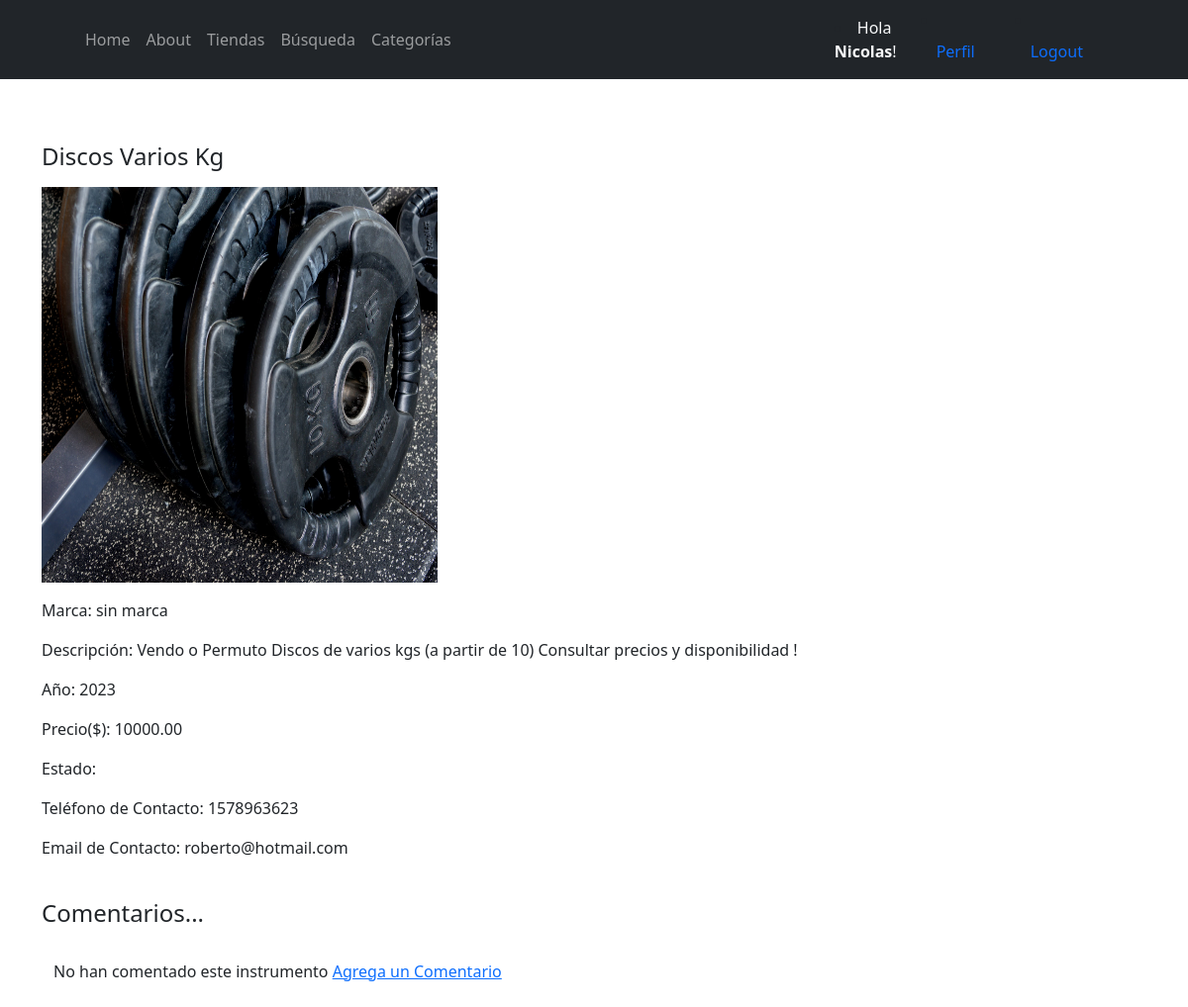
The app's page /gymDetalle/4 (signed in) with its own data.
### EntrenamientoApp/models.py (models this page shows, shortened)
class Equipamiento(models.Model):
    equipamientoSeleccion = (
    ('gym','GYM'),
    ('funcional', 'FUNCIONAL'),
    ('futbol','FUTBOL'),
    ('boxeo','BOXEO'),
    ('basquet','BASQUET'),
    ('otro', 'Otro'),
    )
    usuario = models.ForeignKey(User, on_delete=models.CASCADE, null=True, blank=True)
    titulo = models.CharField(max_length=200)
    equipamiento = models.CharField(max_length=15, choices=equipamientoSeleccion, default='gym')
    marca = models.CharField(max_length=40)
    descripcion = models.TextField(null=True, blank=True)
    year = models.IntegerField()
    precio = models.DecimalField(max_digits=10, decimal_places=2)
    usado = models.BooleanField()
    fechaPublicacion = models.DateTimeField(auto_now_add=True)
    telefonoContacto = models.IntegerField()
    emailContacto = models.EmailField()
    imagenEquipamiento = models.ImageField(null=True, blank=True, upload_to="imagenes/")
    class Meta:
        ordering = ['usuario', '-fechaPublicacion']

### EntrenamientoApp/views.py (the view)
# urls.py: path('gymDetalle/<int:pk>', GymDetalle.as_view(), name='gym'),
class GymDetalle(LoginRequiredMixin, DetailView):
    model = Equipamiento
    context_object_name = 'gym'
    template_name = 'EntrenamientoApp/gymDetalle.html'

### EntrenamientoApp/templates/EntrenamientoApp/gymDetalle.html (shortened to what this page needs)
{% extends 'EntrenamientoApp/about.html' %}
{% block content %}
<br>
<br>
<div class="container">
<p><h4>{{gym.titulo}}</h4></p>
{% if gym.imagenEquipamiento %}
    <p><img src="{{gym.imagenEquipamiento.url}}" width="400" height="400" alt=""></p>
{% endif %}
<p>Marca: {{gym.marca}}</p>
<p>Descripción: {{gym.descripcion}}</p>
<p>Año: {{gym.year}}</p>
<p>Precio($): {{gym.precio}}</p>
<p>Estado: {{gym.estado}}</p>
<p>Teléfono de Contacto: {{gym.telefonoContacto}}</p>
<p>Email de Contacto: {{gym.emailContacto}}</p>
</div>
<br>
<div class="container">
    <h4>Comentarios...</h4>
    <br>
    <div class="container">
    {% if not gym.comentarios.all %}
        No han comentado este instrumento
    {% endif %}
    <a href="{% url 'comentario' gym.pk %}">Agrega un Comentario</a>
    </div>
</div>
<br>
{% endblock %}

### EntrenamientoApp/templates/EntrenamientoApp/about.html (shortened to what this page needs)
<!DOCTYPE html>
<html lang="en">
    {% load static %}
    <head>
        <head>
            <link href="https://cdn.jsdelivr.net/npm/bootstrap-icons@1.5.0/font/bootstrap-icons.css" rel="stylesheet" />
            <link href="{% static 'EntrenamientoApp/css/styles.css' %}" rel="stylesheet" />
            <link href="{% static 'EntrenamientoApp/css/carrusel.css' %}" rel="stylesheet" />
        </head>
        <body class="d-flex flex-column h-100">
            <main class="flex-shrink-0">
                <nav class="navbar navbar-expand-lg navbar-dark bg-dark">
                    <div class="container px-5">
                        <div class="collapse navbar-collapse" id="navbarSupportedContent">
                            <ul class="navbar-nav ms-auto mb-2 mb-lg-0">
                                <li class="nav-item"><a class="nav-link" href="/">Home</a></li>
                                <li class="nav-item"><a class="nav-link" href="{% url 'about' %}">About</a></li>
                                <li class="nav-item"><a class="nav-link" href="{% url 'home' %}">Tiendas</a></li>
                                <li class="nav-item"><a class="nav-link" href="{% url 'home' %}">Búsqueda</a>
                                <li class="nav-item"><a class="nav-link" href="{% url 'home' %}">Categorías</a>
                            </ul>
                        {% if request.user.is_authenticated %}
                        <div class="container">
                        <li class="nav-item">
                          <span class="text-light"> Hola <strong>{{request.user.first_name}}</strong>!</span>
                        </li>
                        </div>
                        <div class="container">
                        <li class="nav-item">
                          <a class="nav-link" href="{% url 'editar_perfil' %}"><span class="text-primary">Perfil</span></a>
                        </li>
                        </div>
                        <div class="container">
                        <li class="nav-item">
                          <a class="nav-link" href="{% url 'logout' %}"><span class="text-primary">Logout</span></a>
                        </li>
                        </div>
                      {% endif %}
                    </div>
                </div>
            </nav>
{% block content %}{% endblock %}

### records on screen
Equipamiento: titulo "Discos Varios Kg", imagenEquipamiento (picture), marca "sin marca", descripcion "Vendo o Permuto Discos de varios kgs (a partir de 10) Consultar precios y disponibilidad !", year "2023", precio "10000.00", telefonoContacto "1578963623", emailContacto "roberto@hotmail.com"

### other values on screen
{{ request.user.first_name }} "Nicolas"
